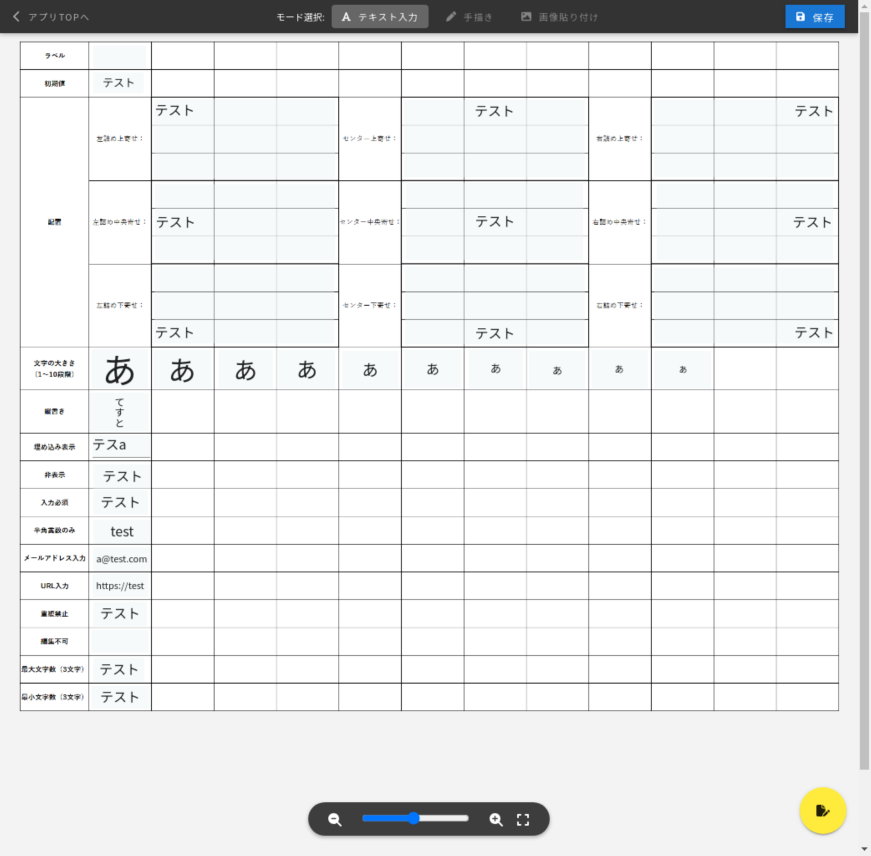
#> input picture python/TestScript/photolize/slt_ver1/high_png/before.png, 2613 x 2567 px (shown at 1/3 size)
$ python detect_rec_single.py
#> lines starting #> are read from the running program, lines starting #| are printed output that depends on the picture; after the words box and inside, x2 and y2 are one past the last pixel; in counts of white or black regions, pixels touching at a corner belong together
# 成功作
# 連番の色枠付き画像を生成＆対応する赤枠と緑枠を出力＆赤枠と緑枠の座標と幅と高さを出力＆配置の差異判定
# 参考サイト：https://sosotata.com/spot7differences/
import cv2
import os
import numpy as np
import subprocess
import math


RED_TEXT_START = "\033[91m"
RED_TEXT_END = "\033[0m"
GREEN_TEXT_START = "\033[92m"
GREEN_TEXT_END = "\033[0m"


def str_red(text):
    """
    文字列を赤色で装飾する関数

    Parameters:
    - text (str): 装飾する文字列

    Returns:
    - decorated_text (str): 赤色で装飾された文字列
    """
    # return text
    return f"{RED_TEXT_START}{text}{RED_TEXT_END}"


# [46 lines left out: functions str_green, update_text_positions, not called in this run]


def filter_contours_by_area(contours, threshold_area=100):
    """
    一定の面積以下の輪郭を除外する関数

    Parameters:
    - contours (list): 輪郭情報が格納されたリスト
    - threshold_area (int): 一定の面積の閾値（適宜調整する）

    Returns:
    - filtered_contours (list): 面積が閾値以上の輪郭のみを格納したリスト
    """

    filtered_contours = []

    for contour in contours:
        area = cv2.contourArea(contour)

        if area > threshold_area:
            filtered_contours.append(contour)

    return filtered_contours


# [93 lines left out: functions match_red_and_green_rectangles, detect_pos_diff, not called in this run]


"""

    前処理（画像の読み込み＆画像処理）

"""
# 保存先ディレクトリを作成
output_dir = os.path.join(os.path.dirname(os.path.abspath(__file__)), "high_png/")
# フォルダが存在しない場合は作成
if not os.path.exists(output_dir):
    os.makedirs(output_dir)
# ファイル名を生成
output_file_name_A = 'before.png'
# ファイルパスを作成
output_file_path_A = os.path.join(output_dir, output_file_name_A)

# 画像読み込み
before_img = cv2.imread(output_file_path_A)
#> before_img is the input picture: shape (2567, 2613, 3); mean B, G, R 235.3, 235.3, 234.2

# 画像処理（グレースケール化＆平滑化＆ぼかし）
before_gray = cv2.cvtColor(before_img, cv2.COLOR_BGR2GRAY)

# ヒストグラム均等化は全ての画素の輝度値を均等に分布する。
# 画像内の局所的な部分（極端に明るいor暗い部分）があると、
# その部分のコントラスが強調されてしまう。
# また、ノイズが強い場合、均等化によりノイズが増幅されてしまう。
# clahe = cv2.createCLAHE(clipLimit=30.0, tileGridSize=(10, 10))
# before_gray = clahe.apply(before_gray)
# after_gray = clahe.apply(after_gray)

# before_gray = cv2.GaussianBlur(before_gray, (11, 11), 0)

### 枠づけ ###
red_rectangles = []  # 赤枠の情報を格納するリスト
green_rectangles = []  # 緑枠の情報を格納するリスト
text_positions = []  # 変更前画像から変更後画像を引いた差分画像における、文字の位置情報を格納するリスト
all_text_positions = []  # 上記２つのリストを足し合わせた、文字の位置情報を格納するリスト
correct_contours = [] # 赤枠の情報（左上隅座標(x, y)と幅、高さ）を格納するリスト

# 二値化
ret, before_bin = cv2.threshold(before_gray, 0, 255, cv2.THRESH_BINARY + cv2.THRESH_OTSU)
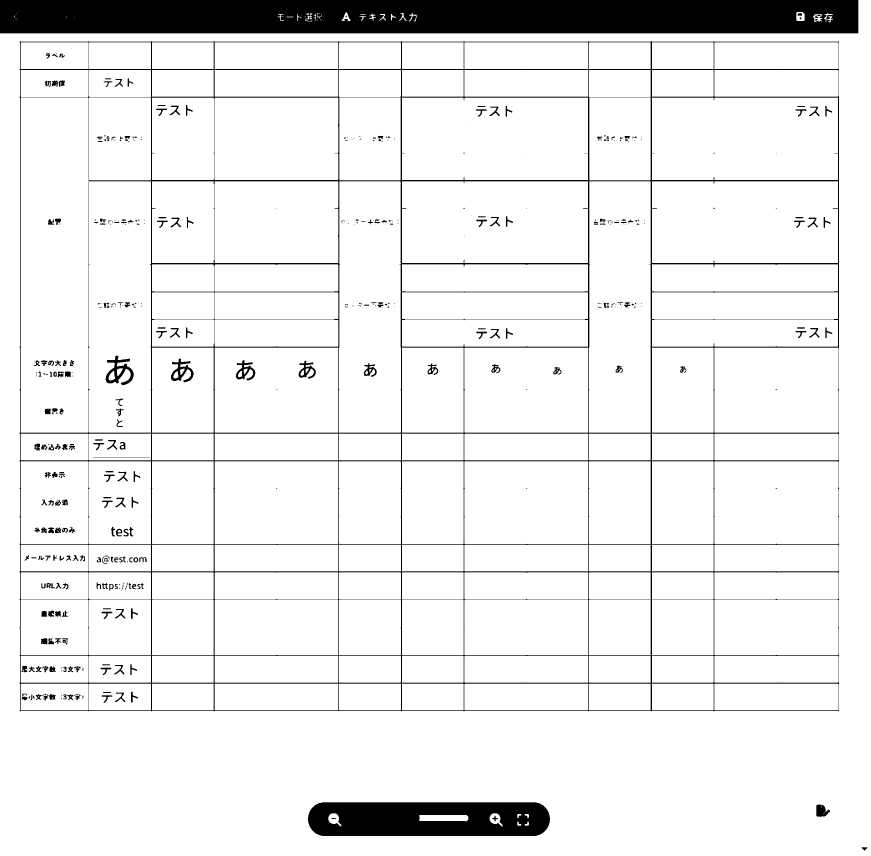
#> before_bin: shape (2567, 2613) (shown at 1/3 size); 92.5% white; 452 black regions (182 under 20 px), largest, box (x1, y1, x2, y2) and area: (0, 0, 2575, 100) 254411, (59, 124, 2517, 2134) 140899, (924, 2407, 1650, 2508) 66355
#> ret = 162
# before_bin = cv2.GaussianBlur(before_bin, (11, 11), 0)

# 白黒を逆にする
before_bin_reverse = cv2.bitwise_not(before_bin)
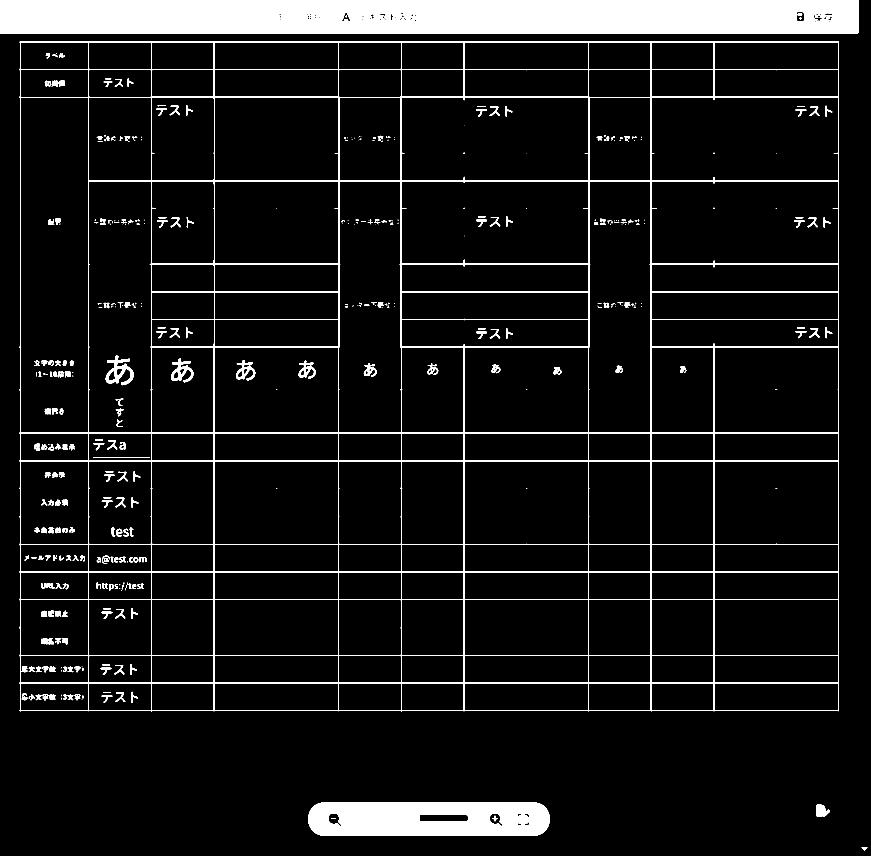
#> before_bin_reverse: shape (2567, 2613) (shown at 1/3 size); 7.5% white; 452 white regions (182 under 20 px)


"""

    差分検出

"""
# 差分画像内の輪郭を検出
contours, hierarchy = cv2.findContours(before_bin_reverse, cv2.RETR_CCOMP, cv2.CHAIN_APPROX_SIMPLE)
#> contours = 700 contours, 281 with area under 20; largest, box (x1, y1, x2, y2) and area: (59, 124, 2517, 2134) 4928124, (0, 0, 2575, 100) 254826, (61, 291, 267, 1299) 206411, (266, 543, 454, 1299) 141154, (1016, 543, 1204, 1299) 140169
# contours, hierarchy = cv2.findContours(before_bin_reverse, cv2.RETR_LIST, cv2.CHAIN_APPROX_SIMPLE)

# internal_contours = [contour for contour in contours if len(cv2.approxPolyDP(contour, 0.12 * cv2.arcLength(contour, True), True)) > 3]
# 内部の輪郭だけを取得
internal_contours = []
for i in range(len(contours)):
    # 輪郭の階層構造を使用して親と子を判別
    if hierarchy[0][i][3] != -1:
        internal_contours.append(contours[i])
#> after the loop, internal_contours = 248 contours, 64 with area under 20; largest, box (x1, y1, x2, y2) and area: (61, 291, 267, 1299) 206411, (266, 543, 454, 1299) 141154, (1016, 543, 1204, 1299) 140169, (1766, 543, 1953, 1299) 139917, (1205, 292, 1765, 541) 138603

print("\n---------------------------差分検出結果---------------------------")
print("【 各処理後の枠数 】")
print(f"・検出した{str_red('赤枠')}の数: {len(contours)}")
#| ・検出した[91m赤枠[0mの数: 700
print(f"・内部の輪郭の{str_red('赤枠')}の数: {len(internal_contours)}")
#| ・内部の輪郭の[91m赤枠[0mの数: 248

# 面積が一定以下の輪郭を除外
filtered_contours = filter_contours_by_area(internal_contours)
#> the loop in filter_contours_by_area, `for contour in contours:` made 248 passes
#> area on passes 4 to 6: 112.5, 106.5, 2779
#> after the loop in filter_contours_by_area, `for contour in contours:`: filtered_contours = 151 contours; largest, box (x1, y1, x2, y2) and area: (61, 291, 267, 1299) 206411, (266, 543, 454, 1299) 141154, (1016, 543, 1204, 1299) 140169, (1766, 543, 1953, 1299) 139917, (1205, 292, 1765, 541) 138603
print(f"・ノイズ除去後の{str_red('赤枠')}の数: {len(filtered_contours)}")
#| ・ノイズ除去後の[91m赤枠[0mの数: 151

# # 赤枠に対して処理を行う
# for contour in filtered_contours:
#     update_text_positions(contour, text_positions)
# print(f"・近接枠結合後の{str_red('赤枠')}の数: {len(text_positions)}")

# 枠の左上隅座標・幅・高さの情報をもつリストの作成
for position in filtered_contours:
    x, y, w, h = cv2.boundingRect(position)
    correct_contours.append([x, y, x + w, y + h])
#> this loop made 151 passes
#> (x, y, w, h) on passes 1 to 3: (1573, 2464, 15, 14), (1551, 2464, 14, 14), (1257, 2444, 149, 21)
#> after the loop, correct_contours = 151 items, first 6: [1573, 2464, 1588, 2478], [1551, 2464, 1565, 2478], [1257, 2444, 1406, 2465], [1573, 2441, 1588, 2455], [1551, 2441, 1565, 2455], [1468, 2439, 1509, 2480]

# 赤枠を描画
for c in correct_contours:
    x, y, w, h = c

    if w > 1 and h > 1:
        # 差異が２枚目の画像で大きい場合、赤色で表示
        cv2.rectangle(before_img, (x, y), (x + w, y + h), (0, 0, 255), 3)
        red_rectangles.append((x, y, w, h))
#> this loop made 151 passes
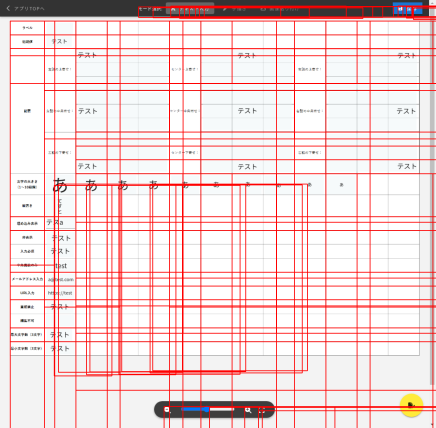
#> before_img: shape (2567, 2613, 3) (shown at 1/6 size); mean B, G, R 215.5, 215.4, 239.6

# red_rectangles の各矩形を x^2 + y^2 の和で昇順にソートする
red_rectangles.sort(key=lambda rect: math.sqrt(rect[0]**2 + rect[1]**2))

# 赤枠に番号を割り振りながら座標を出力
for i, (x, y, w, h) in enumerate(red_rectangles, start=1):
    cv2.putText(before_img, str(i), (x, y-5), cv2.FONT_HERSHEY_SIMPLEX, 1, (0, 0, 255), 3)
#> this loop made 151 passes
#> (x, y, w, h) on passes 1 to 3: (61, 126, 267, 208), (61, 209, 267, 292), (266, 126, 454, 208)
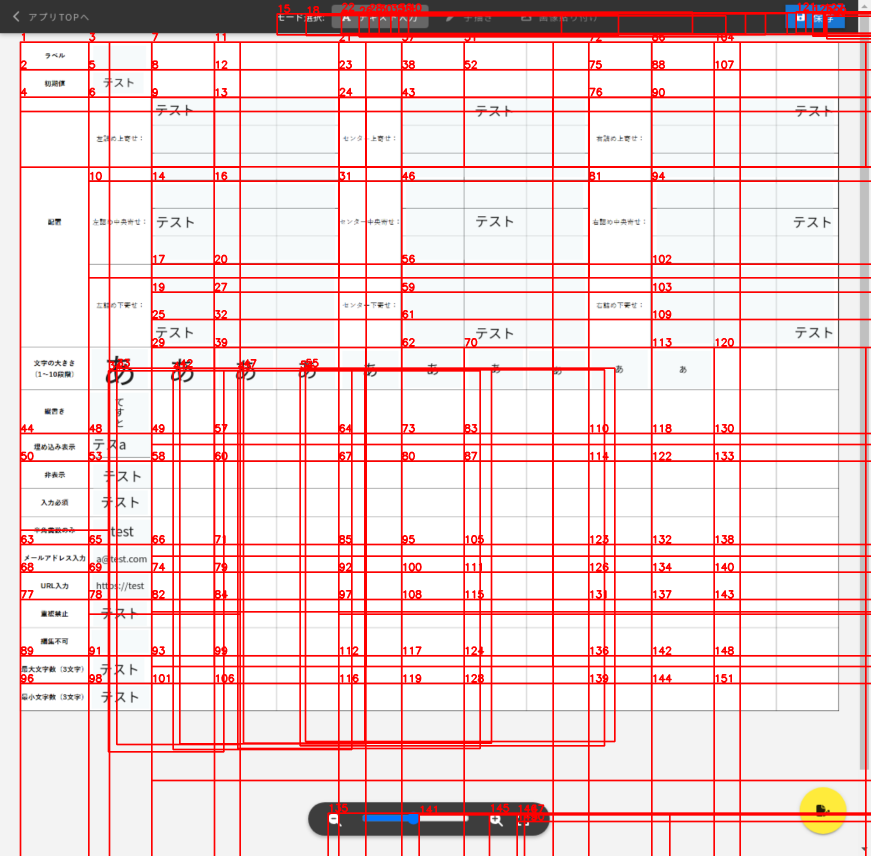
#> before_img: shape (2567, 2613, 3) (shown at 1/3 size); mean B, G, R 212.9, 212.9, 240
    # print(f"赤枠{i:2}: x座標 ={x:5}, y座標 ={y:5}, 幅 ={w:4}, 高さ ={h:3}")


"""

    差分の種類判定

"""
### 配置の差分が検出されたか判定 ###
# [6 lines of commented-out code are left out]

"""

    後処理（差分画像を保存）

"""
### 差分画像を保存 ###
output_file_name1 = "before.png"
output_dir2 = os.path.join(os.path.dirname(os.path.abspath(__file__)), "test_single")
# フォルダが存在しない場合は作成
if not os.path.exists(output_dir2):
    os.makedirs(output_dir2)
    command = f"sudo chown -R aridome:aridome {output_dir2}"
    # コマンドを実行
    subprocess.call(command, shell=True)
#> (this line was passed over: subprocess is not available in this run)

# ファイルパスを作成
output_file_path = os.path.join(output_dir2, output_file_name1)

# 画像を保存する
cv2.imwrite(output_file_path, before_img)
# cv2.imwrite(output_file_path, before_bin_reverse)

print("------------------------------------------------------------------\n")

print(f"2つの画像の差異部分に枠をつけた画像を{output_dir2}に保存しました")

$ run again, with python/TestScript/photolize/slt_ver1/azure_cv_ocr/base.png copied over python/TestScript/photolize/slt_ver1/high_png/before.png
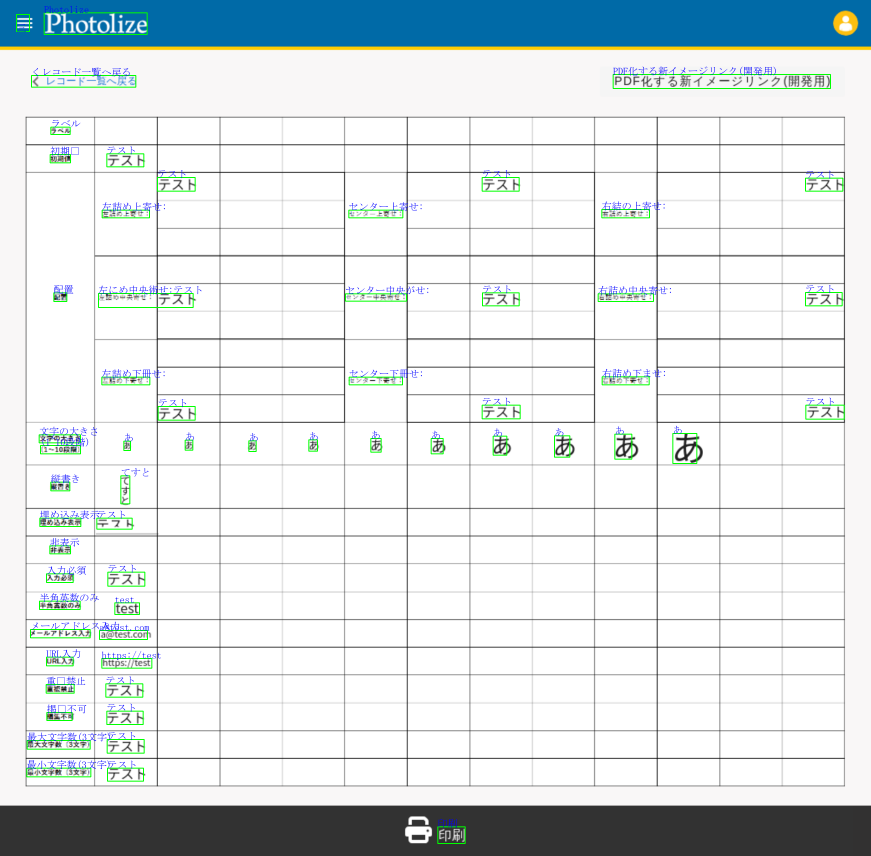
#> input picture python/TestScript/photolize/slt_ver1/azure_cv_ocr/base.png, 2613 x 2567 px (shown at 1/3 size)
#> before_img is the input picture: shape (2567, 2613, 3); mean B, G, R 227.9, 226.6, 219.5
#> `ret, before_bin = cv2.threshold(before_gray, 0, 255, cv2.THRESH_BINARY..`:
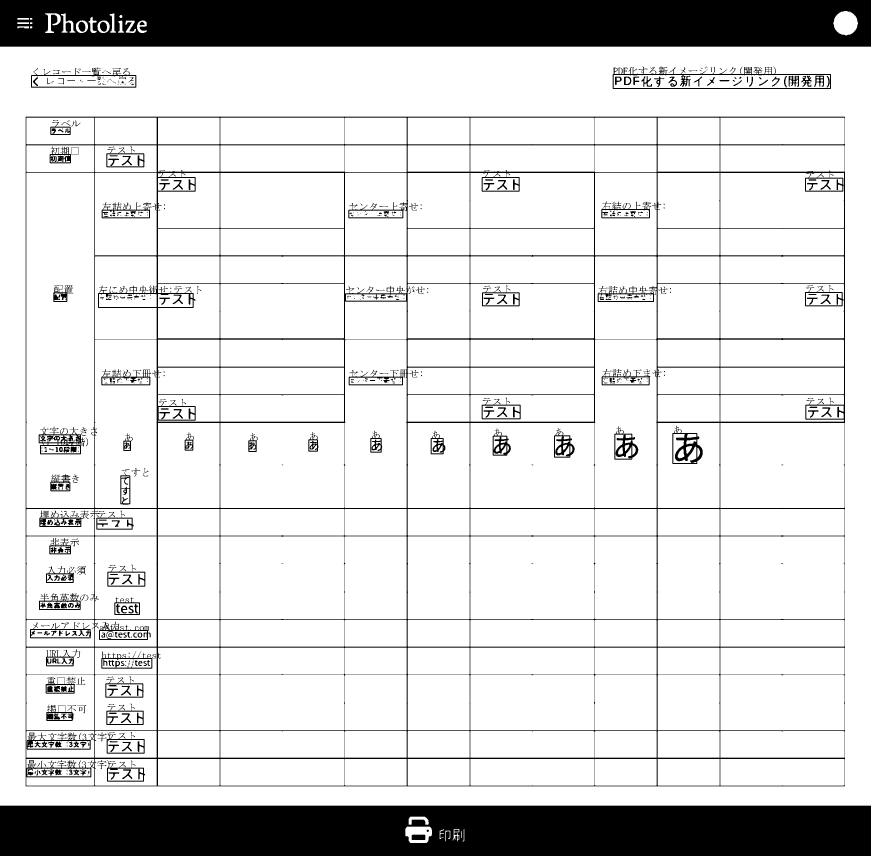
#> before_bin: shape (2567, 2613) (shown at 1/3 size); 84.7% white; 602 black regions (263 under 20 px), largest, box (x1, y1, x2, y2) and area: (0, 2417, 2613, 2567) 386976, (0, 0, 2613, 140) 354316, (77, 350, 2535, 2359) 176813
#> ret = 164
#> before_bin_reverse: shape (2567, 2613); 15.3% white; 602 white regions (263 under 20 px)
#> contours = 1294 contours, 472 with area under 20; largest, box (x1, y1, x2, y2) and area: (77, 350, 2535, 2359) 4932425, (0, 2417, 2613, 2567) 389188, (0, 0, 2613, 140) 363068, (78, 517, 284, 1525) 206390, (1410, 1268, 1784, 1525) 95475
#> after the loop `for i in range(len(contours)):`: internal_contours = 692 contours, 124 with area under 20; largest, box (x1, y1, x2, y2) and area: (78, 517, 284, 1525) 206390, (1410, 1268, 1784, 1525) 95475, (2160, 1268, 2534, 1525) 95474, (660, 1268, 1034, 1525) 95474, (1783, 1018, 1971, 1525) 94268
#| ・検出した[91m赤枠[0mの数: 1294
#| ・内部の輪郭の[91m赤枠[0mの数: 692
#> the loop in filter_contours_by_area, `for contour in contours:` made 692 passes
#> area on passes 2 to 4: 62.5, 217.5, 161
#> after the loop in filter_contours_by_area, `for contour in contours:`: filtered_contours = 291 contours; largest, box (x1, y1, x2, y2) and area: (78, 517, 284, 1525) 206390, (1410, 1268, 1784, 1525) 95475, (2160, 1268, 2534, 1525) 95474, (660, 1268, 1034, 1525) 95474, (1783, 1018, 1971, 1525) 94268
#| ・ノイズ除去後の[91m赤枠[0mの数: 291
#> the loop `for position in filtered_contours:` made 291 passes
#> (x, y, w, h) on passes 1 to 3: (1335, 2491, 17, 34), (1317, 2487, 17, 31), (1386, 2486, 8, 40)
#> after the loop `for position in filtered_contours:`: correct_contours = 291 items, first 6: [1335, 2491, 1352, 2525], [1317, 2487, 1334, 2518], [1386, 2486, 1394, 2526], [1356, 2486, 1379, 2525], [1215, 2479, 1297, 2530], [1225, 2449, 1287, 2475]
#> the loop `for c in correct_contours:` made 291 passes
#> the loop `for i, (x, y, w, h) in enumerate(red_rectangles, start=1):` made 291 passes
#> (x, y, w, h) on passes 1 to 3: (51, 53, 88, 60), (51, 66, 88, 73), (51, 78, 88, 86)
#> after the loop `for i, (x, y, w, h) in enumerate(red_rectangles, start=1):`:
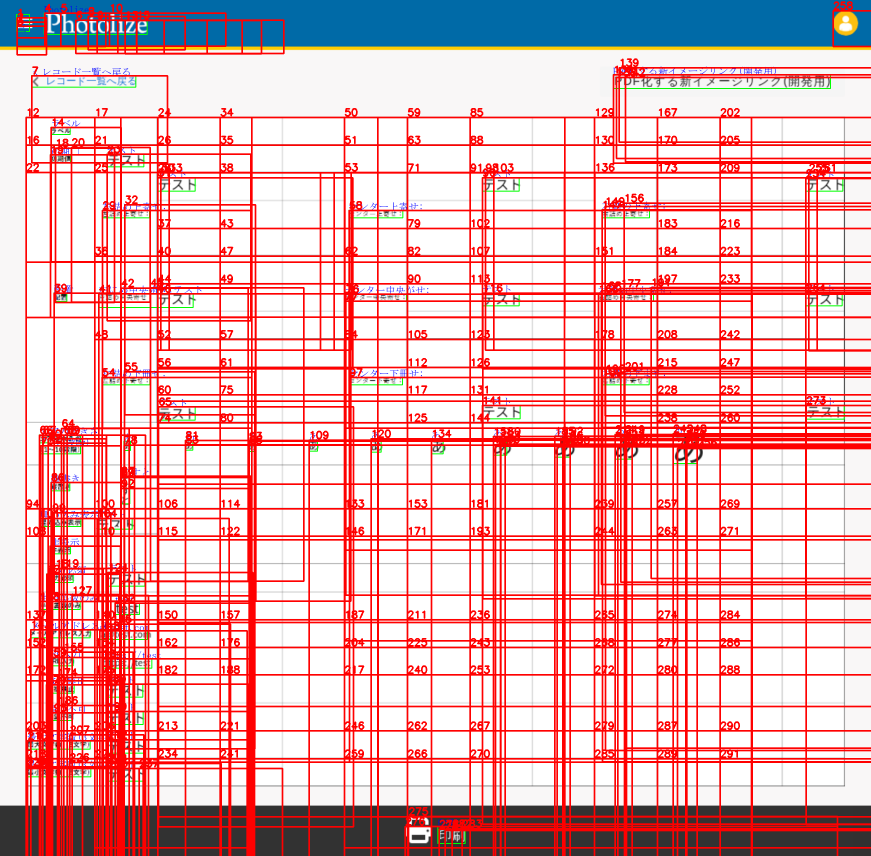
#> before_img: shape (2567, 2613, 3) (shown at 1/3 size); mean B, G, R 182.3, 180.4, 230.3
